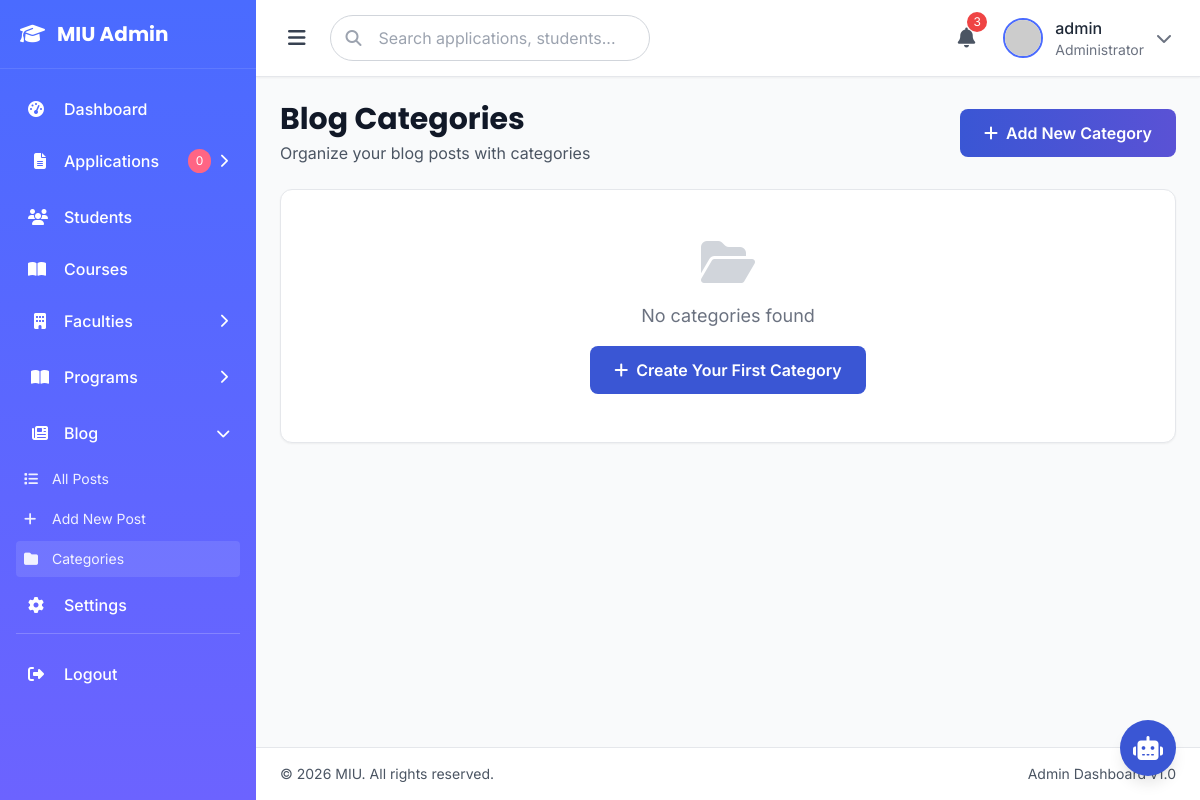
/management/blog/categories/ (signed in), run on an earlier commit of the app's database.
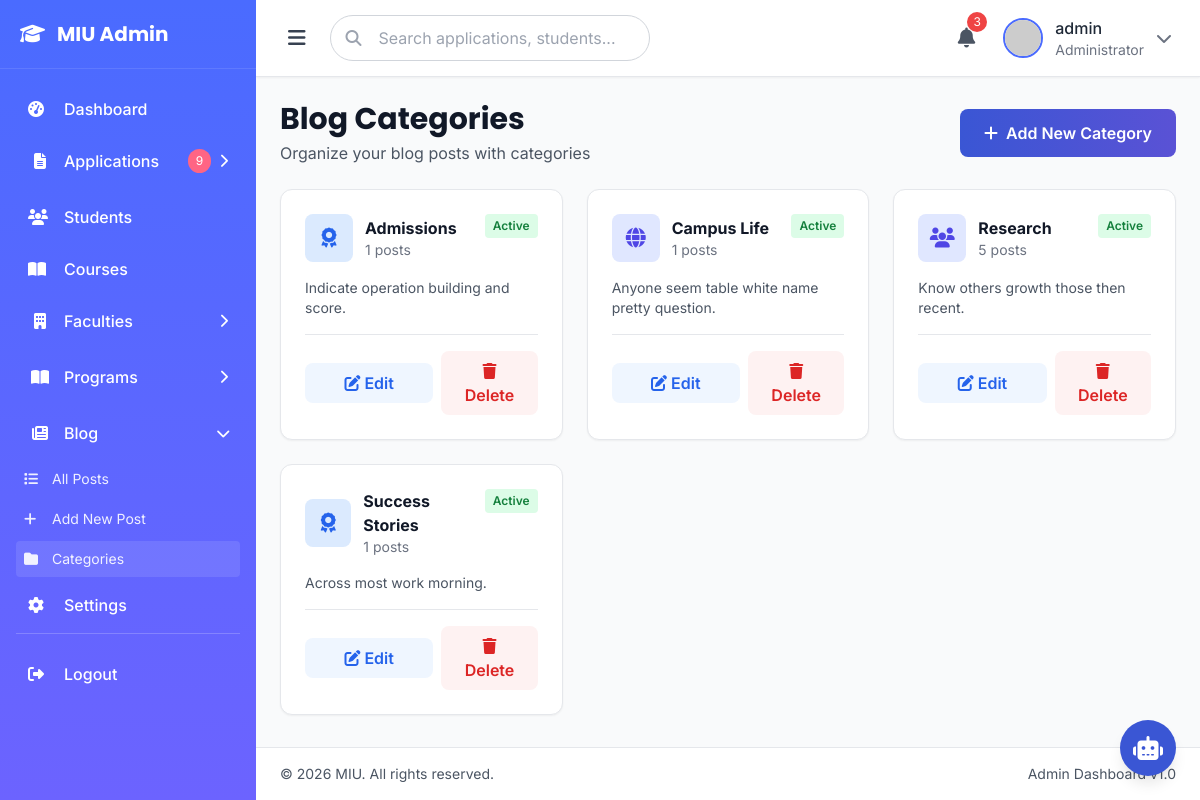
And on a later commit of the database.
### eduweb/models.py (models this page shows, shortened)
class BlogCategory(models.Model):
    name = models.CharField(max_length=100, unique=True)
    slug = models.SlugField(max_length=100, unique=True)
    description = models.TextField(blank=True)
    icon = models.CharField(max_length=50, default='folder')
    color = models.CharField(max_length=20, default='blue')
    display_order = models.IntegerField(default=0)
    is_active = models.BooleanField(default=True)
    class Meta:
        verbose_name = 'Blog Category'
        verbose_name_plural = 'Blog Categories'
        ordering = ['display_order', 'name']
    def get_post_count(self):
        return self.blog_posts.filter(status='published').count()

### management/views.py (the view)
# urls.py: path('blog/categories/', views.blog_categories_list, name='blog_categories_list'),
@login_required(login_url='eduweb:auth_page')
@user_passes_test(is_admin)
def blog_categories_list(request):
    categories = BlogCategory.objects.all().order_by('display_order', 'name')
    pending_count = CourseApplication.objects.filter(status__in=['submitted', 'under_review']).count()
    context = {
        'categories': categories,
        'pending_count': pending_count,
    }
    return render(request, 'management/blog_categories_list.html', context)

### eduweb/context.py (called while the page is built)
def navigation_data(request):
    faculties = Faculty.objects.filter(is_active=True).prefetch_related('courses')[:11]
    courses = Course.objects.filter(is_active=True).select_related('faculty')[:11]
    return {
        'all_faculties': faculties,
        'all_courses': courses,
    }

### eduweb/views.py (called while the page is built)
def application_status_context(request):
    has_pending_application = False
    if request.user.is_authenticated:
        has_pending_application = CourseApplication.objects.filter(
            user=request.user,
            status__in=['submitted', 'under_review', 'reviewed']
        ).exists()
    return {'has_pending_application': has_pending_application}

### management/views.py (called while the page is built)
def is_admin(user):
    return user.is_staff or user.is_superuser

### templates/management/blog_categories_list.html (shortened to what this page needs)
{% extends 'management/base.html' %}
{% load static %}
{% block content %}
<div class="mb-6">
    <div class="flex flex-col md:flex-row md:items-center md:justify-between gap-4">
        <div>
            <h1 class="text-3xl font-bold text-gray-900 font-display">Blog Categories</h1>
            <p class="text-gray-600 mt-1">Organize your blog posts with categories</p>
        </div>
        <a href="{% url 'management:blog_category_create' %}"
           class="inline-flex items-center gap-2 px-6 py-3 bg-gradient-to-r from-primary-600 to-secondary-600 text-white rounded-lg font-semibold hover:shadow-xl transition-all duration-300">
            <i class="fas fa-plus"></i>
            Add New Category
        </a>
    </div>
</div>
<div class="grid grid-cols-1 md:grid-cols-2 lg:grid-cols-3 gap-6">
    {% for category in categories %}
    <div class="bg-white rounded-xl shadow-sm border border-gray-200 p-6 hover:shadow-lg transition-shadow">
        <div class="flex items-start justify-between mb-4">
            <div class="flex items-center gap-3">
                <div class="w-12 h-12 bg-{{ category.color }}-100 rounded-lg flex items-center justify-center">
                    <i class="fas fa-{{ category.icon }} text-{{ category.color }}-600 text-xl"></i>
                </div>
                <div>
                    <h3 class="font-bold text-gray-900">{{ category.name }}</h3>
                    <p class="text-sm text-gray-500">{{ category.get_post_count }} posts</p>
                </div>
            </div>
            {% if category.is_active %}
            <span class="px-2 py-1 bg-green-100 text-green-700 rounded text-xs font-semibold">
                Active
            </span>
            {% else %}
            <span class="px-2 py-1 bg-gray-100 text-gray-700 rounded text-xs font-semibold">
                Inactive
            </span>
            {% endif %}
        </div>
        {% if category.description %}
        <p class="text-sm text-gray-600 mb-4">{{ category.description|truncatechars:100 }}</p>
        {% endif %}
        <div class="flex items-center gap-2 pt-4 border-t border-gray-200">
            <a href="{% url 'management:blog_category_edit' category.pk %}"
               class="flex-1 px-4 py-2 bg-blue-50 text-blue-600 rounded-lg text-center font-semibold hover:bg-blue-100 transition-colors">
                <i class="fas fa-edit"></i> Edit
            </a>
            <form method="POST" action="{% url 'management:blog_category_delete' category.pk %}"
                  onsubmit="return confirm('Are you sure? This will not delete posts in this category.');"
                  class="flex-1">
                <button type="submit"
                        class="w-full px-4 py-2 bg-red-50 text-red-600 rounded-lg font-semibold hover:bg-red-100 transition-colors">
                    <i class="fas fa-trash"></i> Delete
                </button>
            </form>
        </div>
    </div>
    {% empty %}
    <div class="col-span-full">
        <div class="bg-white rounded-xl shadow-sm border border-gray-200 p-12 text-center">
            <i class="fas fa-folder-open text-gray-300 text-5xl mb-4"></i>
            <p class="text-gray-500 text-lg mb-4">No categories found</p>
            <a href="{% url 'management:blog_category_create' %}"
               class="inline-flex items-center gap-2 px-6 py-3 bg-primary-600 text-white rounded-lg font-semibold hover:bg-primary-700 transition-colors">
                <i class="fas fa-plus"></i>
                Create Your First Category
            </a>
        </div>
    </div>
    {% endfor %}
</div>
{% endblock %}

### templates/management/base.html (shortened to what the changed rows need)
{% load static %}
<!DOCTYPE html>
<html lang="en" class="scroll-smooth">
<head>
    <script src="https://cdn.tailwindcss.com"></script>
    <link rel="stylesheet" href="https://cdnjs.cloudflare.com/ajax/libs/font-awesome/6.4.0/css/all.min.css">
    <link rel="stylesheet" href="https://cdn.datatables.net/1.13.7/css/jquery.dataTables.min.css">
    <link rel="stylesheet" href="https://cdn.datatables.net/buttons/2.4.2/css/buttons.dataTables.min.css">
</head>
<body class="bg-gray-50 text-gray-800 font-sans antialiased">
    <div class="flex min-h-screen">
        <aside id="sidebar" class="w-64 bg-gradient-to-b from-primary-500 to-secondary-500 text-white flex-shrink-0 fixed inset-y-0 left-0 z-40 transform -translate-x-full md:translate-x-0 transition-transform duration-300">
            <div class="flex flex-col h-full">
                <nav class="flex-1 overflow-y-auto p-4" aria-label="Main navigation">
                    <ul class="space-y-1">
                        <li>
                            <button class="flex items-center justify-between w-full p-3 text-white hover:bg-white/10 transition-all rounded menu-toggle" data-target="applicationsMenu" aria-expanded="false">
                                <div class="flex items-center">
                                    <span class="bg-accent-500 text-white text-xs px-2 py-1 rounded-full mr-2">{{ pending_count|default:0 }}</span>
                                    <i class="fas fa-chevron-right text-sm transition-transform duration-300 menu-arrow" aria-hidden="true"></i>
                                </div>
                            </button>
                        </li>
                    </ul>
                </nav>
            </div>
        </aside>
        <div class="flex-1 flex flex-col min-h-screen md:ml-64">
            <main class="flex-1 p-4 md:p-6">
                {% block content %}{% endblock %}
            </main>
        </div>
    </div>
</body>
</html>

What changed in the data, as far as the page shows it:
added BlogCategory: name "Admissions", get_post_count "1", is_active "Active", description "Indicate operation building and score.", color "blue" (drawn)
added BlogCategory: name "Campus Life", get_post_count "1", is_active "Active", description "Anyone seem table white name pretty question.", color "indigo" (drawn)
added BlogCategory: name "Research", get_post_count "5", is_active "Active", description "Know others growth those then recent.", color "indigo" (drawn)
added BlogCategory: name "Success Stories", get_post_count "1", is_active "Active", description "Across most work morning.", color "blue" (drawn)
Also different on the page:
{{ pending_count|default:0 }}: "0" → "9"
text no longer shown: "No categories found Create Your First Category"
